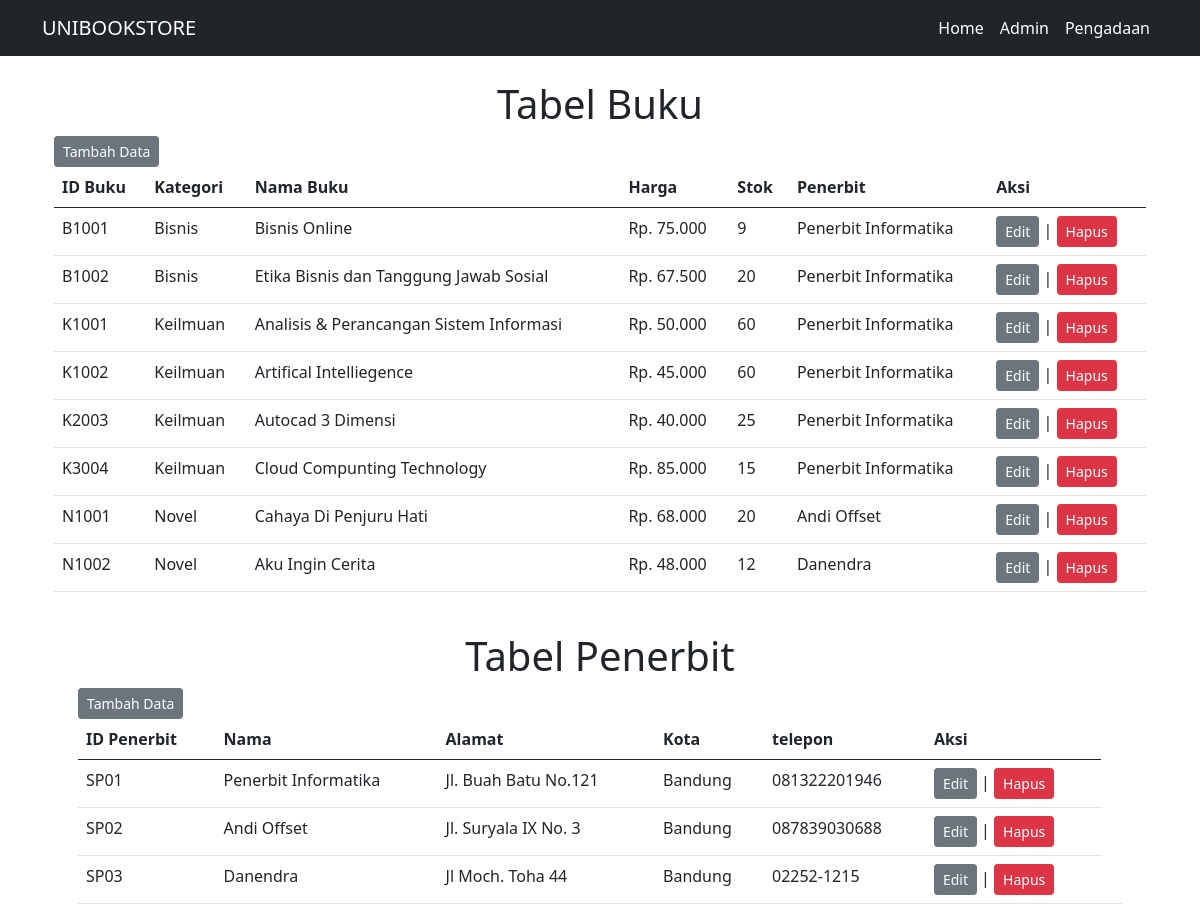
/admin/admin.php, run on the app's committed database.
### tables this page shows
CREATE TABLE `buku` (
  `ID_Buku` char(20) DEFAULT NULL,
  `Kategori` varchar(30) DEFAULT NULL,
  `Nama_Buku` varchar(40) DEFAULT NULL,
  `Harga` int(20) DEFAULT NULL,
  `Stok` int(15) DEFAULT NULL,
  `Penerbit` varchar(50) DEFAULT NULL
);

CREATE TABLE `kategori` (
  `ID_Kategori` varchar(20) DEFAULT NULL,
  `Nama_Kategori` varchar(30) DEFAULT NULL
);

CREATE TABLE `penerbit` (
  `ID_Penerbit` char(20) DEFAULT NULL,
  `Penerbit` varchar(30) DEFAULT NULL,
  `Alamat` varchar(50) DEFAULT NULL,
  `Kota` varchar(30) DEFAULT NULL,
  `telepon` char(30) DEFAULT NULL
);

### admin/admin.php (the view, shortened to what this page needs)
<!doctype html>
<html lang="en">
<head>
	<link href="https://cdn.jsdelivr.net/npm/bootstrap@5.0.2/dist/css/bootstrap.min.css" rel="stylesheet">
</head>
<body>
	<nav class="navbar navbar-expand-lg navbar-dark bg-dark">
		<div class="container">
			<a class="navbar-brand" href="#">UNIBOOKSTORE</a>
			<div class="collapse navbar-collapse" id="navbarNavAltMarkup">
				<div class="navbar-nav ms-auto">
					<a class="nav-link active" aria-current="page" href="../home.php">Home</a>
					<a class="nav-link active" aria-current="page" href="admin.php">Admin</a>
					<a class="nav-link active" aria-current="page" href="../Pengadaan/pengadaan.php">Pengadaan</a>
				</div>
			</div>
		</div>
	</nav>
	<div class="container-xl">
		<?Php
		$db = dbconnect();
		if ($db->connect_errno == 0) {
			$res     = $db->query("Select buku.ID_Buku,kategori.Nama_Kategori AS Kategori,buku.Nama_Buku,buku.Harga,buku.Stok,
			penerbit.Penerbit
			FROM buku
			JOIN penerbit ON buku.Penerbit = penerbit.ID_Penerbit
			JOIN kategori ON buku.Kategori = kategori.ID_Kategori
			order by ID_Buku");
			if ($res != null) {
		?>
				<br>
				<h1 class='text-center'>Tabel Buku</h1>
				<div class="container-md">
					<a href="crud_buku/tambahdata.php"><button class="btn btn-secondary btn-sm">Tambah Data</button></a>
					<container>
						<table class="table">
							<thead>
								<tr>
									<th scope="col">ID Buku</th>
									<th scope="col">Kategori</th>
									<th scope="col">Nama Buku</th>
									<th scope="col">Harga</th>
									<th scope="col">Stok</th>
									<th scope="col">Penerbit</th>
									<th scope="col">Aksi</th>
								</tr>
							</thead>
							<tbody>
								<?php
								$data = $res->fetch_row();
								do {
									list($ID_Buku, $Kategori, $Nama_Buku, $Harga, $Stok, $ID_Penerbit) = $data;
								?>
									<tr>
										<td><?php echo $ID_Buku; ?></td>
										<td><?php echo $Kategori; ?></td>
										<td><?php echo $Nama_Buku; ?></td>
										<td>Rp. <?php echo number_format($Harga, 0, ",", "."); ?></td>
										<td><?php echo $Stok; ?></td>
										<td><?php echo $ID_Penerbit; ?></td>
										<td><a class="btn btn-secondary btn-sm"href ="crud_buku/buku_edit.php?ID_Buku=<?php echo $ID_Buku ?>">Edit </a> |
				<a class="btn btn-danger btn-sm" href ="crud_buku/buku_konfirmasi_hapus.php?ID_Buku=<?php echo $ID_Buku ?>">Hapus</a> </td>
			</tr>
									<?php
								} while ($data = $res->fetch_row());
									?>
						</table>
				<?php
			} else
				echo "Gagal Eksekusi SQL : " . (DEVELOPMENT ? " : " . $db->error : "") . "<br>";
		} else
			echo "Gagal Koneksi : " . (DEVELOPMENT ? " : " . $db->connect_error : " ") . "<br>";
				?>
				<div class="container-xl">
					<?Php
					$db = dbconnect();
					if ($db->connect_errno == 0) {
						$res     = $db->query("select * from Penerbit");;
						if ($res != null) {
					?>
							<br>
							<h1 class='text-center'>Tabel Penerbit</h1>
							<div class="container-md">
							<a href="crud_penerbit/tambahdata.php"><button class="btn btn-secondary btn-sm">Tambah Data</button></a>
								<container>
									<table class="table">
										<thead>
											<tr>
												<th scope="col">ID Penerbit</th>
												<th scope="col">Nama</th>
												<th scope="col">Alamat</th>
												<th scope="col">Kota</th>
												<th scope="col">telepon</th>
												<th scope="col">Aksi</th>
											</tr>
										</thead>
										<tbody>
											<?php
											$data = $res->fetch_row();
											do {
												list($ID_Penerbit, $Nama, $Alamat, $Kota, $telepon) = $data;
											?>
												<tr>
													<td><?php echo $ID_Penerbit; ?></td>
													<td><?php echo $Nama; ?></td>
													<td><?php echo $Alamat; ?></td>
													<td><?php echo $Kota; ?></td>
													<td><?php echo $telepon; ?></td>
													<td><a class="btn btn-secondary btn-sm"href ="crud_penerbit/penerbit_edit.php?ID_Penerbit=<?php echo $ID_Penerbit ?>">Edit </a> |
				<a class="btn btn-danger btn-sm" href ="crud_penerbit/penerbit_konfirmasi_hapus.php?ID_Penerbit=<?php echo $ID_Penerbit ?>">Hapus</a> </td>
												<?php
											} while ($data = $res->fetch_row());
												?>
												<td colspan=9 align=center><?php echo $db->error; ?>
									</table>
							<?php
						} else
							echo "Gagal Eksekusi SQL : " . (DEVELOPMENT ? " : " . $db->error : "") . "<br>";
					} else
						echo "Gagal Koneksi : " . (DEVELOPMENT ? " : " . $db->connect_error : " ") . "<br>";
							?>
</body>
</html>

### data on the page
buku: ID_Buku "B1001", kategori.Nama_Kategori "Bisnis", Nama_Buku "Bisnis Online", Harga "75.000", Stok "9", penerbit.Penerbit "Penerbit Informatika"
buku: ID_Buku "B1002", kategori.Nama_Kategori "Bisnis", Nama_Buku "Etika Bisnis dan Tanggung Jawab Sosial", Harga "67.500", Stok "20", penerbit.Penerbit "Penerbit Informatika"
buku: ID_Buku "K1001", kategori.Nama_Kategori "Keilmuan", Nama_Buku "Analisis & Perancangan Sistem Informasi", Harga "50.000", Stok "60", penerbit.Penerbit "Penerbit Informatika"
buku: ID_Buku "K1002", kategori.Nama_Kategori "Keilmuan", Nama_Buku "Artifical Intelliegence", Harga "45.000", Stok "60", penerbit.Penerbit "Penerbit Informatika"
buku: ID_Buku "K2003", kategori.Nama_Kategori "Keilmuan", Nama_Buku "Autocad 3 Dimensi", Harga "40.000", Stok "25", penerbit.Penerbit "Penerbit Informatika"
buku: ID_Buku "K3004", kategori.Nama_Kategori "Keilmuan", Nama_Buku "Cloud Compunting Technology", Harga "85.000", Stok "15", penerbit.Penerbit "Penerbit Informatika"
buku: ID_Buku "N1001", kategori.Nama_Kategori "Novel", Nama_Buku "Cahaya Di Penjuru Hati", Harga "68.000", Stok "20", penerbit.Penerbit "Andi Offset"
buku: ID_Buku "N1002", kategori.Nama_Kategori "Novel", Nama_Buku "Aku Ingin Cerita", Harga "48.000", Stok "12", penerbit.Penerbit "Danendra"
penerbit: ID_Penerbit "SP01", Penerbit "Penerbit Informatika", Alamat "Jl. Buah Batu No.121", Kota "Bandung", telepon "081322201946"
penerbit: ID_Penerbit "SP02", Penerbit "Andi Offset", Alamat "Jl. Suryala IX No. 3", Kota "Bandung", telepon "087839030688"
penerbit: ID_Penerbit "SP03", Penerbit "Danendra", Alamat "Jl Moch. Toha 44", Kota "Bandung", telepon "02252-1215"
